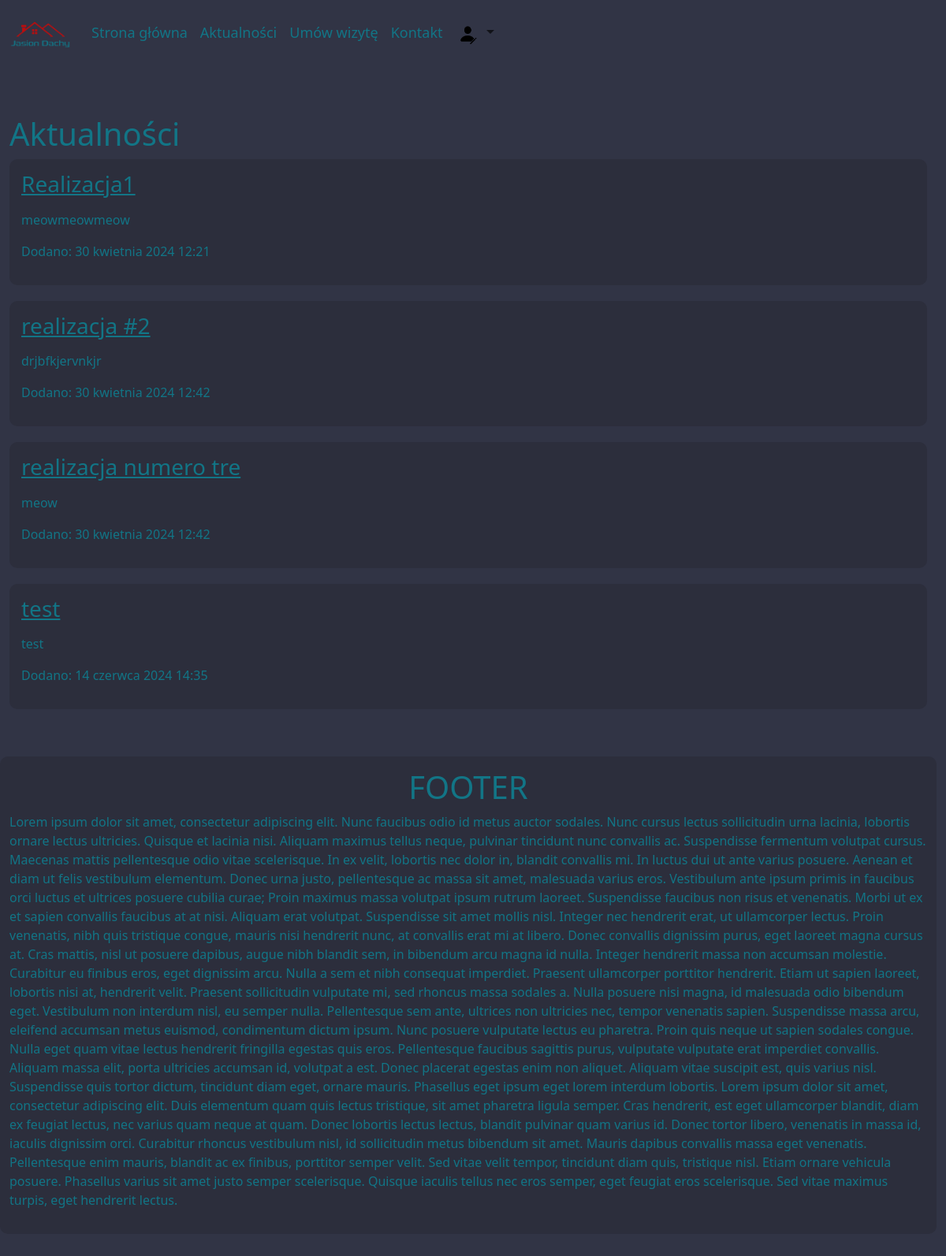
Screenshot of /blog/ with the database file from the repository.
### mainapp/models.py (models this page shows, shortened)
class Realization(models.Model):
    title = models.CharField(max_length=100, verbose_name="Tytuł")  # Title of the realization
    content = models.CharField(max_length=500, verbose_name="Opis")  # Description of the realization
    date = models.DateTimeField(default=timezone.now,
                                verbose_name="Data dodania")  # Date and time when the realization was added
    class Meta:
        verbose_name_plural = "Realizacje"  # Plural name for the Realization model
        ordering = ['date']  # Default ordering by date

### mainapp/views.py (the view)
# urls.py: 2. Add a URL to urlpatterns:  path('blog/', include('blog.urls'))
def blog(request):
    try:
        entries = Realization.objects.all()
        paginator = Paginator(entries, 10)  # Paginate with 10 entries per page
        page_number = request.GET.get('page')
        page_obj = paginator.get_page(page_number)
        context = {'page_obj': page_obj}
        logger.debug("Pobrano część wpisów")
        return render(request, 'mainapp/blog.html', context=context)
    except Realization.DoesNotExist:
        logger.error("Żadne wpisy nie istnieją")
        raise Http404("Żaden wpis nie istnieje")
    except Exception as e:
        logger.error(f"Błąd podczas pobierania wpisów: {e}")
        return render(request, 'mainapp/error.html', {'error': str(e)})

### mainapp/templates/mainapp/blog.html (shortened to what this page needs)
{% extends 'mainapp/base.html' %}
{% block content %}
<div class="col-12">
    <h1>Aktualności</h1>
        {% for entry in page_obj %}
                <article class="">
                    <a href="/blog/{{ entry.id }}"><h3>{{ entry.title }}</h3></a>
                    <p>{{ entry.content|linebreaks }}</p>
                    <p>Dodano: {{ entry.date }}</p>
                </article>
        {% empty %}
            Nic tu jeszcze nie ma
        {% endfor %}
</div>
{% endblock content %}

### mainapp/templates/mainapp/base.html (style rules this page uses)
div { #border: 1px red solid; margin-bottom: 20px; }
a { #border: 3px green solid; #border-radius: 5px; #padding: 5px; #font-size: 15pt; color: #127586; }
.text-blue,p { color: #127586; #background-color: #313445; }
body { background-color: #313445; color: #127586; max-width: 99%; }
article { background-color: #2c2e3c; border-radius: 10px; padding: 15px; margin-bottom: 20px; }

### rows the page displays
Realization: title "Realizacja1", content "meowmeowmeow", date "30 kwietnia 2024 12:21"
Realization: title "realizacja #2", content "drjbfkjervnkjr", date "30 kwietnia 2024 12:42"
Realization: title "realizacja numero tre", content "meow", date "30 kwietnia 2024 12:42"
Realization: title "test", content "test", date "14 czerwca 2024 14:35"
